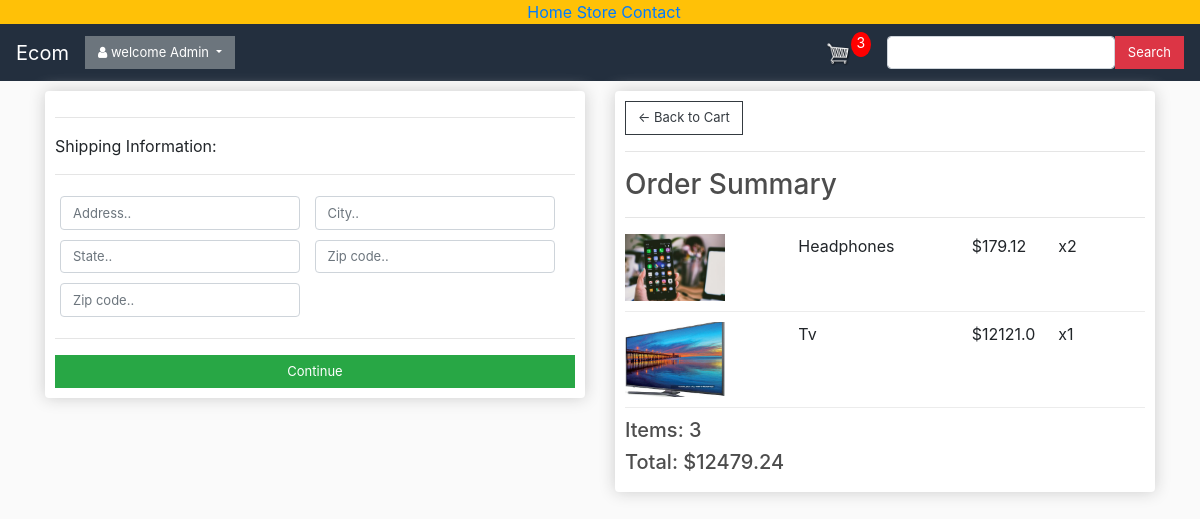
The page /user_checkout/ (signed in) on the database as committed earlier.
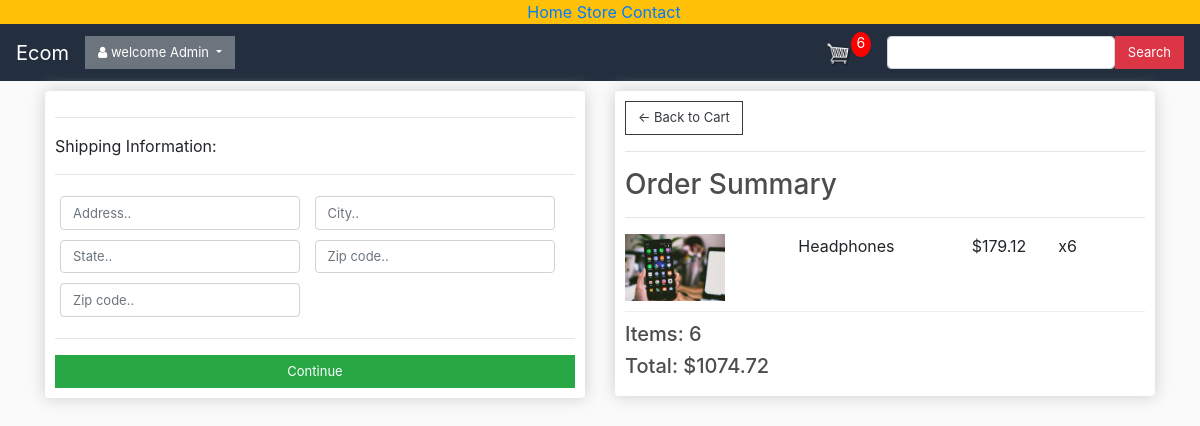
The same page on the database as committed later.
### user_panel/models.py (models this page shows, shortened)
class OrderItem(models.Model):
    product = models.ForeignKey(Product, on_delete=models.SET_NULL, blank=True, null=True)
    order = models.ForeignKey(Order, on_delete=models.SET_NULL, blank=True, null=True)
    quantity = models.IntegerField(default=0, null=True, blank=True)
    date_added = models.DateTimeField(auto_now_add=True)
    @property
    def get_total(self):
        total = self.product.price * self.quantity
        return total

class Product(models.Model):
    name = models.CharField(max_length=200, null=True)
    price = models.FloatField()
    descriptions = models.CharField(max_length=500, null=True)
    digital = models.BooleanField(default=False, null=True, blank=False)
    image1 = models.ImageField(null=True, blank=True)
    image2 = models.ImageField(null=True, blank=True)
    image3 = models.ImageField(null=True, blank=True)
    def imageURL1(self):
        try:
            url = self.image1.url
        except:
            url = ''
        return url

class Order(models.Model):
    customer = models.ForeignKey(Customer, on_delete=models.SET_NULL, blank=True, null=True)
    date_orderd = models.DateTimeField(auto_now_add=True)
    complete = models.BooleanField(default=False, null=True, blank=False)
    transaction_id = models.CharField(max_length=200, null=True)
    @property
    def shipping(self):
        shipping = False
        orderitems = self.orderitem_set.all()
        for i in orderitems:
            if i.product.digital == False:
                shipping = True
            return shipping
    @property
    def get_cart_total(self):
        orderitems = self.orderitem_set.all()
        total = sum([item.get_total for item in orderitems])
        return total
    @property
    def get_cart_items(self):
        orderitems = self.orderitem_set.all()
        total = sum([item.quantity for item in orderitems])
        return total

### user_panel/views.py (the view)
# urls.py: path('user_checkout/', views.checkout, name="user_checkout"),
@csrf_protect
def checkout(request):
    if request.user.is_authenticated:
        customer = request.user.customer
        order, created = Order.objects.get_or_create(customer=customer, complete=False)
        items = order.orderitem_set.all()
        cartItems = order.get_cart_items
    else:
        items = []
        order = {'get_cart_total':0, 'get_cart_items': 0,  'shipping': False}
        cartItems = order['get_cart_items']
    context = {
        'items': items,
        'order': order,
         'cartItems': cartItems,
    }
    return render(request, 'user_panel/checkout.html', context)

### templates/user_panel/checkout.html (shortened to what this page needs)
{% extends 'user_panel/base.html' %} {% load static %} {% block content %}
<div class="row">
  <div class="col-lg-6">
    <div class="box-element" id="form-wrapper">
      <form id="form">
        <div id="shipping-info">
          <hr />
          <p>Shipping Information:</p>
          <hr />
          <div class="form-field">
            <input
              class="form-control"
              type="text"
              name="address"
              placeholder="Address.."
            />
          </div>
          <div class="form-field">
            <input
              class="form-control"
              type="text"
              name="city"
              placeholder="City.."
            />
          </div>
          <div class="form-field">
            <input
              class="form-control"
              type="text"
              name="state"
              placeholder="State.."
            />
          </div>
          <div class="form-field">
            <input
              class="form-control"
              type="text"
              name="zipcode"
              placeholder="Zip code.."
            />
          </div>
          <div class="form-field">
            <input
              class="form-control"
              type="text"
              name="country"
              placeholder="Zip code.."
            />
          </div>
        </div>
        <hr />
        <input
          id="form-button"
          class="btn btn-success btn-block"
          type="submit"
          value="Continue"
        />
      </form>
    </div>
    <br />
  </div>
  <div class="col-lg-6">
    <div class="box-element">
      <a class="btn btn-outline-dark" href="{% url 'user_cart' %}"
        >&#x2190; Back to Cart</a
      >
      <hr />
      <h3>Order Summary</h3>
      <hr />
      {% for item in items %}
      <div class="cart-row">
        <div style="flex: 2">
          <img class="row-image" src="{{item.product.imageURL1}}" />
        </div>
        <div style="flex: 2"><p>{{item.product.name}}</p></div>
        <div style="flex: 1"><p>${{item.product.price}}</p></div>
        <div style="flex: 1"><p>x{{item.quantity}}</p></div>
      </div>
      {% endfor %}
      <h5>Items: {{order.get_cart_items}}</h5>
      <h5>Total: ${{order.get_cart_total|floatformat:2}}</h5>
    </div>
  </div>
</div>
{% endblock content %}

### templates/user_panel/base.html (shortened to what this page needs)
{% load static %}
<!DOCTYPE html>
<html lang="en">
  <head>
    <link
      rel="stylesheet"
      href="https://maxcdn.bootstrapcdn.com/bootstrap/4.5.2/css/bootstrap.min.css"
    />
    <link
      rel="stylesheet"
      href="https://cdnjs.cloudflare.com/ajax/libs/font-awesome/4.7.0/css/font-awesome.min.css"
    />
    <link rel="stylesheet" href="{% static 'user/css/style.css' %}" />
  </head>
  <body>
<div class="row bg-warning">
<div class="col-4">
</div>
<div class="col-4 text-center">
<a href="{% url 'user_home' %}" class="ml-2">Home</a>
<a href="{% url 'user_store' %}">Store</a>
<a href="{% url 'user_store' %}">Contact</a>
</div>
<div class="col-4">
</div>
</div>
    <nav class="navbar navbar-expand-lg navbar-dark bg-dark  ">
      <a class="navbar-brand" href="{% url 'user_home' %}">Ecom</a>
      <div class="collapse navbar-collapse" id="navbarSupportedContent">
        <ul class="navbar-nav mr-auto">
              <div class="d-flex flex-row">
  <div class="">
   {% if user.is_authenticated %}
            <div class="dropdown">
  <button class="btn btn-secondary dropdown-toggle btns" type="button" id="dropdownMenuButton" data-toggle="dropdown" aria-haspopup="true" aria-expanded="false">
    <i class="fa fa-user" aria-hidden="true"></i> welcome
            {{request.user.username}}
  </button>
</div>
      {% else %}
      <a class="btn btn-secondary btns">Login</a>
      {% endif %}
  </div>
</div>
        </ul>
        <div class="form-inline my-2 my-lg-0">
          <a href="{% url 'user_cart' %}">
            <img id="cart-icon" src="{% static 'images/cart.png' %}" />
          </a>
          <p id="cart-total">{{cartItems}}</p>
        </div>
        <div class="form-inline my-2 my-lg-0 text-center">
         <div class="d-flex flex-row">
  <div class="ml-3">
  <form  method="get" action="{% url 'user_search' %}">
  <input type="search" class="form-control" name="search"/> </div>
  <div class=""> <button class="btn btn-danger" type="submit">Search</button></div>
</div>
        </div>
      </div>
    </nav>
    <div class="container">{% block content %} {% endblock content %}</div>
  </body>
</html>

Rows that differ between the two databases and show on the page:
removed OrderItem: product.imageURL1 (picture), product.name "Tv", product.price "12121.0", quantity "1"
changed OrderItem "Headphones": quantity "2" → "6"
changed through a linked row, Order: get_cart_items "3" → "6"; get_cart_total "12479.24" → "1074.72"
Other text that changed with them:
{{ cartItems }}: "3" → "6"
